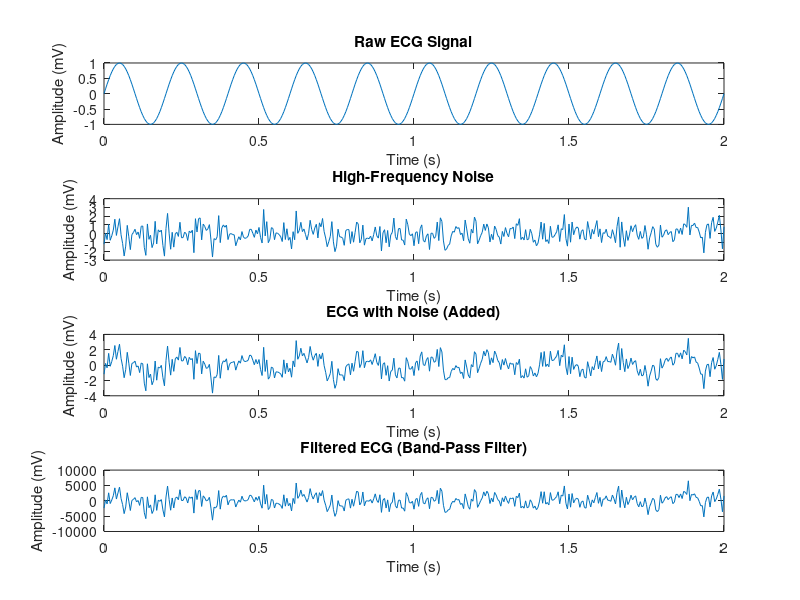

Write the MATLAB code that produced this figure.
% Define ECG signal parameters
ecg_amplitude = 1; % mV (typical range: 0.5 - 2 mV)
ecg_frequency = 5; % Hz (typical range: 0.5 - 100 Hz)

% Choose an appropriate sampling rate based on ECG frequency content
% (consider Nyquist theorem: sampling rate >= 2*highest frequency)
f_max_ecg = 100; % Hz (example: assume highest ECG frequency)
desired_sampling_rate = 2 * f_max_ecg; % Sampling rate based on Nyquist criterion

% Create time vector with chosen sampling rate
dt = 1 / desired_sampling_rate; % Time step between samples
t = 0:dt:2; % Time vector

% Generate ECG signal
ecg_signal = ecg_amplitude * sin(2*pi*ecg_frequency*t);

% Define INA121 gain (consult datasheet for actual value)
ina_gain = 1000; % (typical range: 1 - 10000)

% Define filter parameters (adjust these values)
% LPF - Low Pass Filter
f_cutoff_LPF = 100; % Hz (cut-off frequency for LPF)
C1 = 1e-6; % Capacitor for LPF (adjust for desired cut-off)

% HPF - High Pass Filter
f_cutoff_HPF = 0.1; % Hz (cut-off frequency for HPF)
R2 = 1 / (2*pi*f_cutoff_HPF*C1); % Resistor for HPF (adjust for desired cut-off)

% Calculate time constants for filters
tau_LPF = 1 / (2*pi*f_cutoff_LPF*C1); % Time constant for LPF
tau_HPF = R2*C1; % Time constant for HPF

% Add high-frequency noise (adjustable parameters)
noise_power = 0.005; % Adjust for desired noise level (power)
noise_std = sqrt(noise_power); % Standard deviation of noise
f_noise = 100; % Hz (example: frequency of high-frequency noise)
noise = noise_std * sin(2*pi*f_noise*t) + randn(size(ecg_signal)); % Combine sine wave and random noise

% Filtering with cascaded 1st-order RC filters
filtered_ecg = ecg_signal + noise; % Add noise to ECG signal

% Apply LPF filtering (assuming filtering before amplification)
filtered_ecg = filtered_ecg + (filtered_ecg - ecg_signal) .* exp(-t/tau_LPF);

% Apply INA gain
amplified_ecg = ina_gain * filtered_ecg;

% Apply HPF filtering
filtered_ecg = amplified_ecg;
filtered_ecg = filtered_ecg + (amplified_ecg - filtered_ecg) .* exp(-t/tau_HPF);

% Plot results (optional)
figure;
subplot(4,1,1);
plot(t, ecg_signal);
title('Raw ECG Signal');
xlabel('Time (s)');
ylabel('Amplitude (mV)');

subplot(4,1,2);
plot(t, noise);
title('High-Frequency Noise');
xlabel('Time (s)');
ylabel('Amplitude (mV)');

subplot(4,1,3);
plot(t, ecg_signal + noise);
title('ECG with Noise (Added)');
xlabel('Time (s)');
ylabel('Amplitude (mV)');

subplot(4,1,4);
plot(t, filtered_ecg);
title('Filtered ECG (Band-Pass Filter)');
xlabel('Time (s)');
ylabel('Amplitude (mV)');
